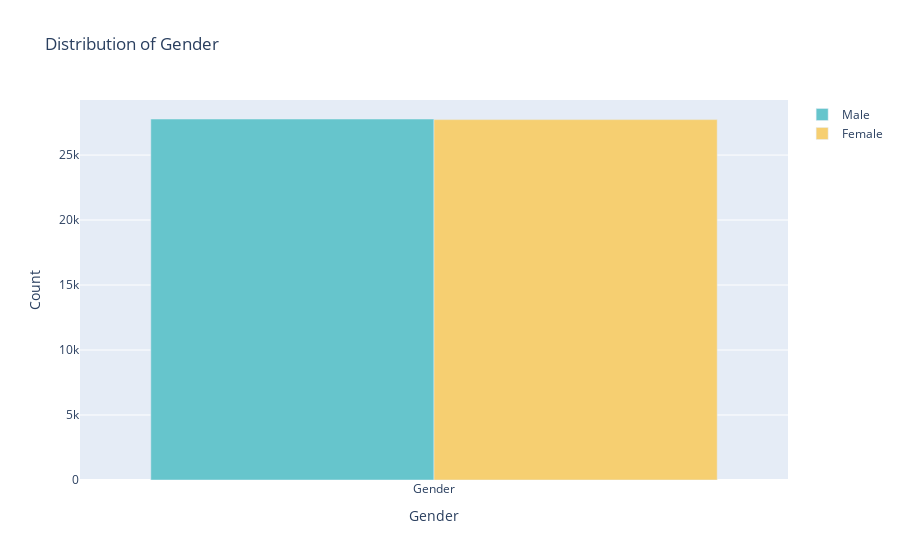
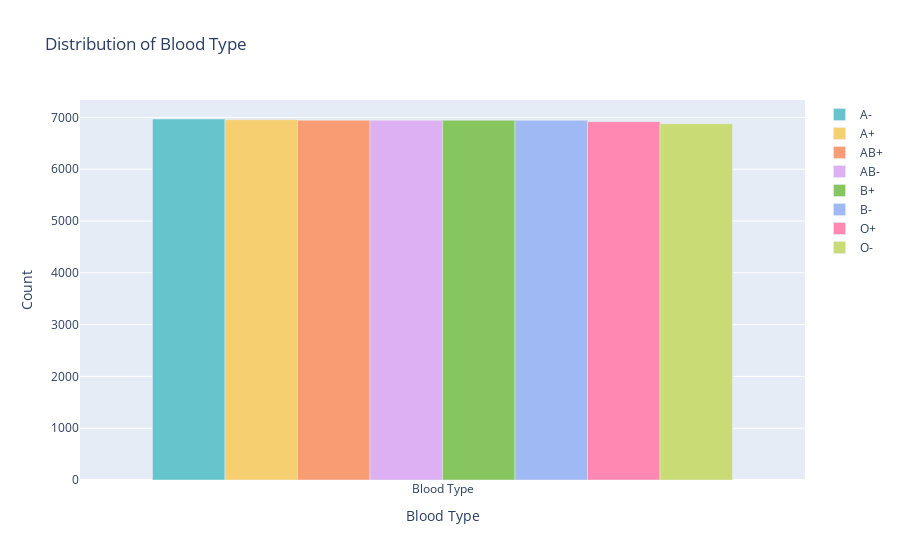
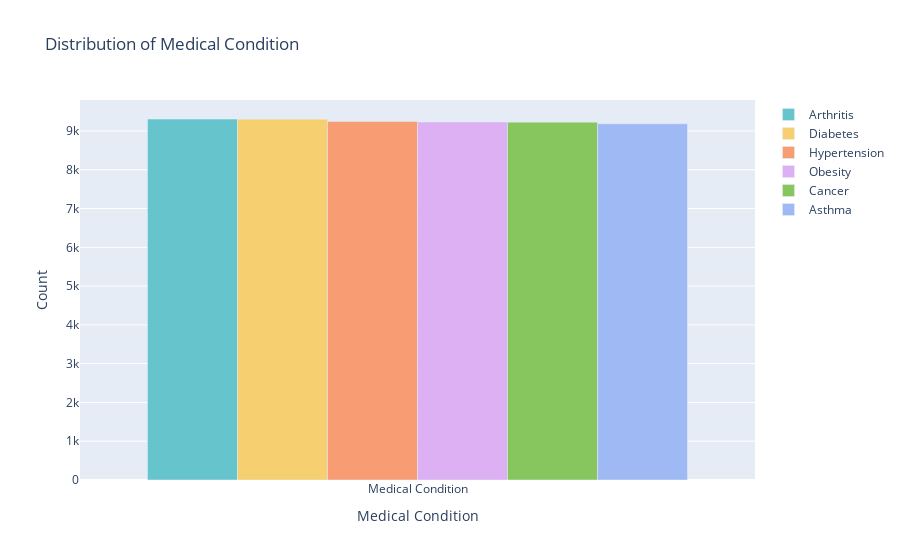
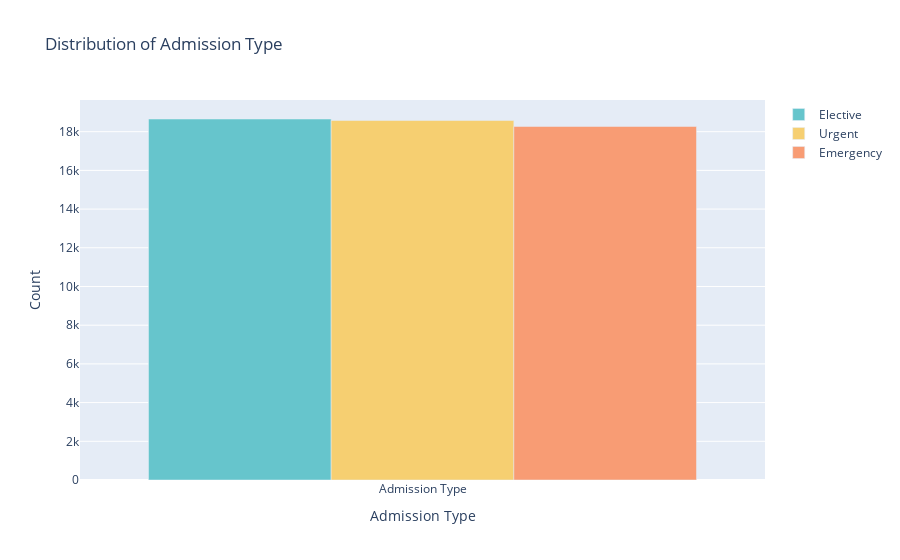

Notebook code for these charts, in order:
### Code cell
# Define object-type columns
object_columns = ['Gender', 'Blood Type', 'Medical Condition', 'Admission Type', 'Insurance Provider', "Medication", 'Test Results']

# Define pastel color palette
pastel_palette = px.colors.qualitative.Pastel

# Plotly plots for object-type columns
for col in object_columns:
    fig = go.Figure()
    for i, (category, count) in enumerate(df[col].value_counts().items()):
        fig.add_trace(go.Bar(x=[col], y=[count], name=category, marker_color=pastel_palette[i]))
    fig.update_layout(title=f'Distribution of {col}', xaxis_title=col, yaxis_title='Count')
    fig.show()

### Figure 1 — Plotly figure (JSON) as saved in the notebook; plotly's stock layout.template omitted (floating-point values rounded to 4 significant figures)
{"data": [{"marker": {"color": "rgb(102, 197, 204)"}, "name": "Male", "type": "bar", "x": ["Gender"], "y": [27774]}, {"marker": {"color": "rgb(246, 207, 113)"}, "name": "Female", "type": "bar", "x": ["Gender"], "y": [27726]}], "layout": {"title": {"text": "Distribution of Gender"}, "xaxis": {"title": {"text": "Gender"}}, "yaxis": {"title": {"text": "Count"}}}}

### Figure 2 — Plotly figure (JSON) as saved in the notebook; plotly's stock layout.template omitted (floating-point values rounded to 4 significant figures)
{"data": [{"marker": {"color": "rgb(102, 197, 204)"}, "name": "A-", "type": "bar", "x": ["Blood Type"], "y": [6969]}, {"marker": {"color": "rgb(246, 207, 113)"}, "name": "A+", "type": "bar", "x": ["Blood Type"], "y": [6956]}, {"marker": {"color": "rgb(248, 156, 116)"}, "name": "AB+", "type": "bar", "x": ["Blood Type"], "y": [6947]}, {"marker": {"color": "rgb(220, 176, 242)"}, "name": "AB-", "type": "bar", "x": ["Blood Type"], "y": [6945]}, {"marker": {"color": "rgb(135, 197, 95)"}, "name": "B+", "type": "bar", "x": ["Blood Type"], "y": [6945]}, {"marker": {"color": "rgb(158, 185, 243)"}, "name": "B-", "type": "bar", "x": ["Blood Type"], "y": [6944]}, {"marker": {"color": "rgb(254, 136, 177)"}, "name": "O+", "type": "bar", "x": ["Blood Type"], "y": [6917]}, {"marker": {"color": "rgb(201, 219, 116)"}, "name": "O-", "type": "bar", "x": ["Blood Type"], "y": [6877]}], "layout": {"title": {"text": "Distribution of Blood Type"}, "xaxis": {"title": {"text": "Blood Type"}}, "yaxis": {"title": {"text": "Count"}}}}

### Figure 3 — Plotly figure (JSON) as saved in the notebook; plotly's stock layout.template omitted (floating-point values rounded to 4 significant figures)
{"data": [{"marker": {"color": "rgb(102, 197, 204)"}, "name": "Arthritis", "type": "bar", "x": ["Medical Condition"], "y": [9308]}, {"marker": {"color": "rgb(246, 207, 113)"}, "name": "Diabetes", "type": "bar", "x": ["Medical Condition"], "y": [9304]}, {"marker": {"color": "rgb(248, 156, 116)"}, "name": "Hypertension", "type": "bar", "x": ["Medical Condition"], "y": [9245]}, {"marker": {"color": "rgb(220, 176, 242)"}, "name": "Obesity", "type": "bar", "x": ["Medical Condition"], "y": [9231]}, {"marker": {"color": "rgb(135, 197, 95)"}, "name": "Cancer", "type": "bar", "x": ["Medical Condition"], "y": [9227]}, {"marker": {"color": "rgb(158, 185, 243)"}, "name": "Asthma", "type": "bar", "x": ["Medical Condition"], "y": [9185]}], "layout": {"title": {"text": "Distribution of Medical Condition"}, "xaxis": {"title": {"text": "Medical Condition"}}, "yaxis": {"title": {"text": "Count"}}}}

### Figure 4 — Plotly figure (JSON) as saved in the notebook; plotly's stock layout.template omitted (floating-point values rounded to 4 significant figures)
{"data": [{"marker": {"color": "rgb(102, 197, 204)"}, "name": "Elective", "type": "bar", "x": ["Admission Type"], "y": [18655]}, {"marker": {"color": "rgb(246, 207, 113)"}, "name": "Urgent", "type": "bar", "x": ["Admission Type"], "y": [18576]}, {"marker": {"color": "rgb(248, 156, 116)"}, "name": "Emergency", "type": "bar", "x": ["Admission Type"], "y": [18269]}], "layout": {"title": {"text": "Distribution of Admission Type"}, "xaxis": {"title": {"text": "Admission Type"}}, "yaxis": {"title": {"text": "Count"}}}}
